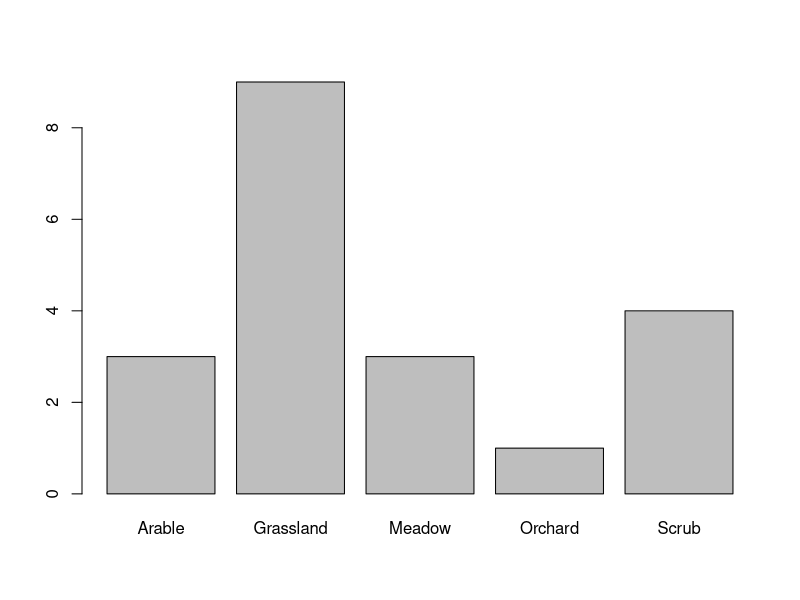
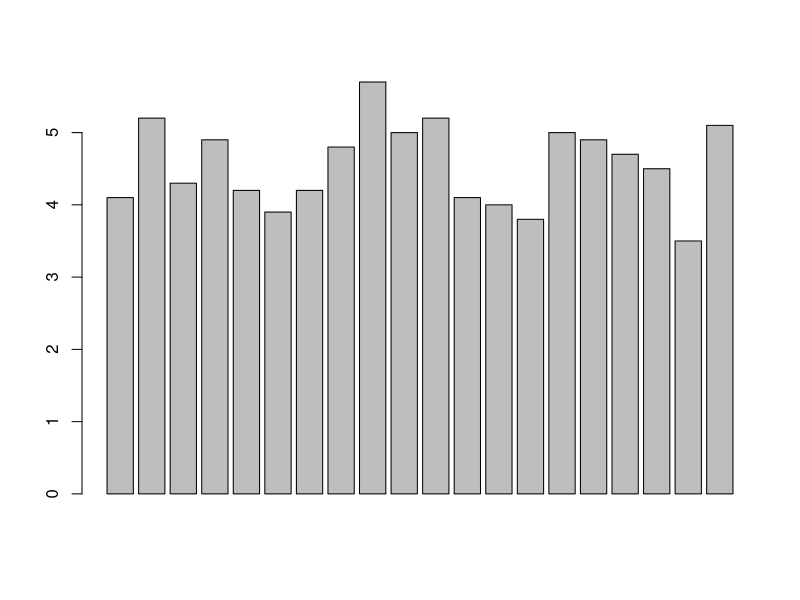
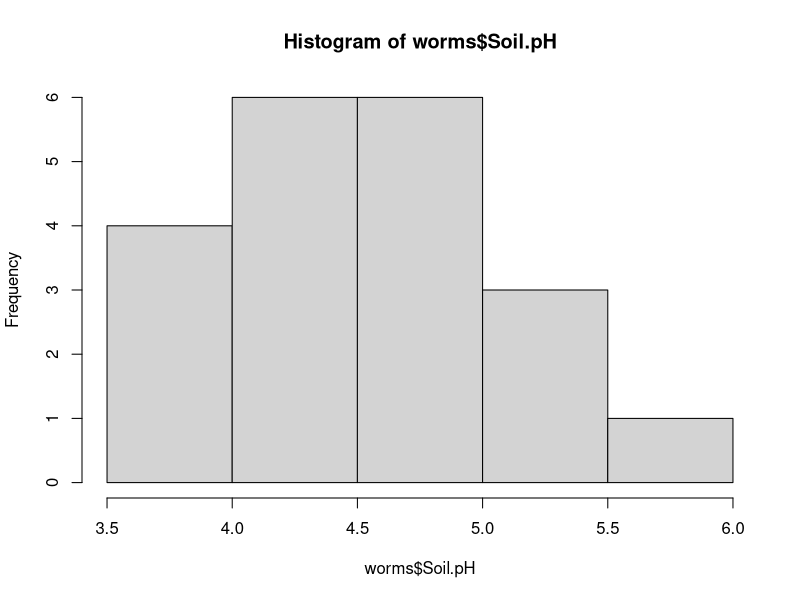
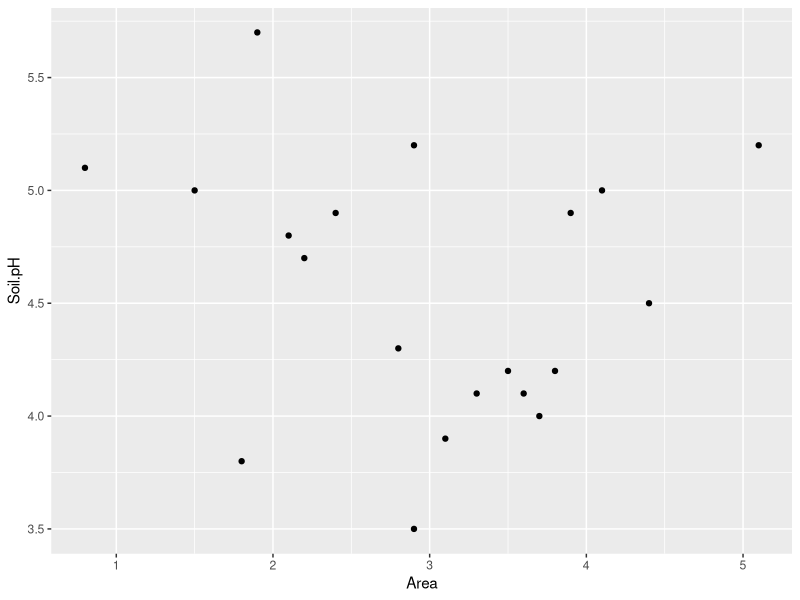
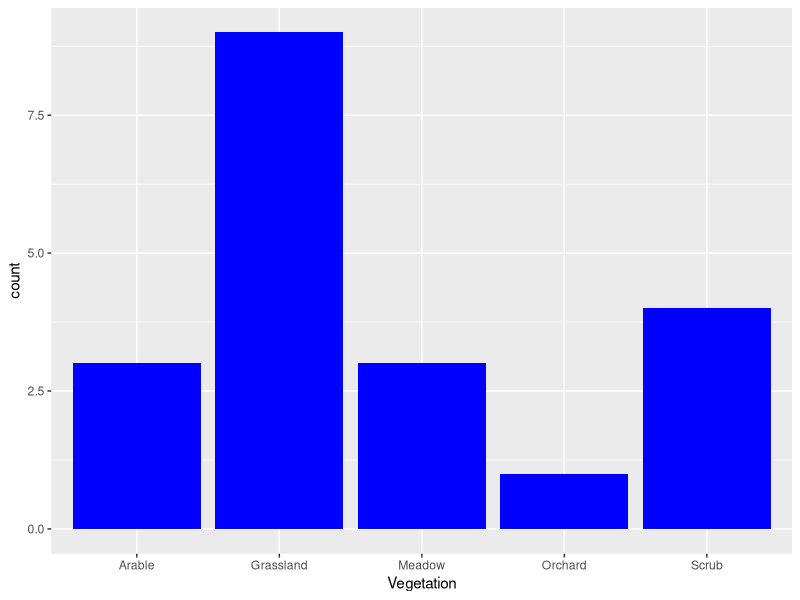
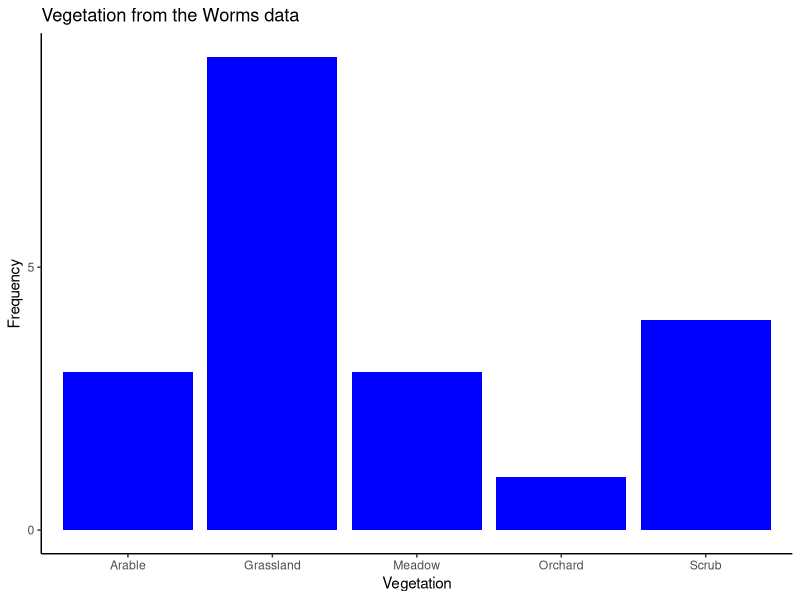
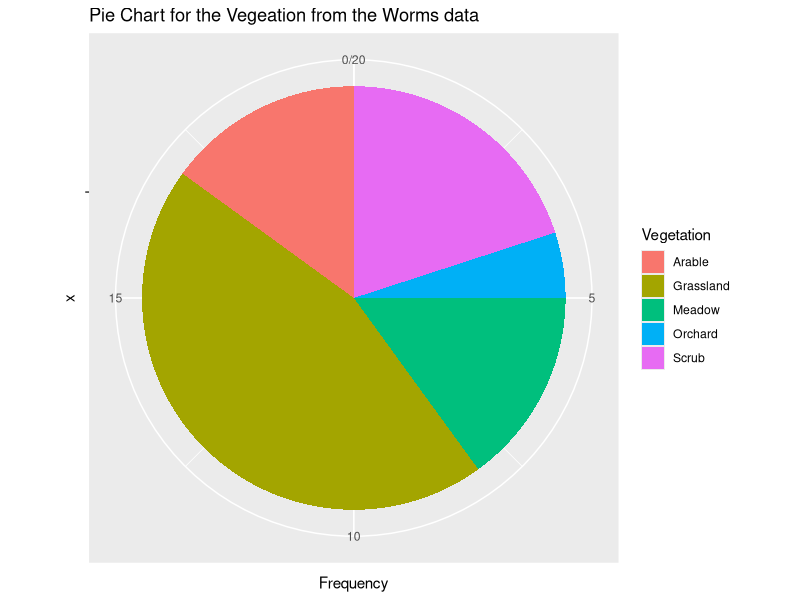
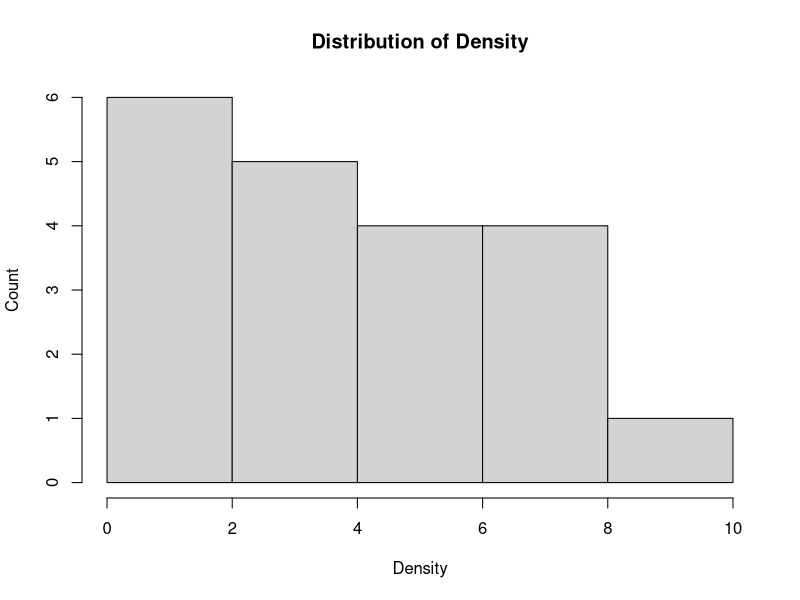

The R source for these figures, in order:
## ---- chunk 1
knitr::opts_chunk$set(echo = TRUE)
## ---- chunk 2
int_a <- 4
int_b <- 2
float_a <- 4.2
float_b <- 6.9
## ---- chunk 3
int_a+int_b
int_a*int_b
int_a/int_b
int_a%%int_b
int_a^int_b
## ---- chunk 4
char_c <- "John"
## ---- chunk 5
logic_d <- "FALSE" # logic_d <- F
logic_e <- "TRUE" # logic_e <- T
## ---- chunk 6
vector_f <- c(2,2,2,1,4,5,3,2,4,4,3)

## ---- chunk 7
int_a * vector_f
## ---- chunk 8
seq_x <- seq(1:20)
seq_y <- seq(21:40)
data_frame<-as.data.frame(cbind(seq_x,seq_y)) # this is coercion (http://people.brunel.ac.uk/~csstssd/itr/ItR_1_Objects.html#Coercion)
data_frame
colnames(data_frame) <- c("X","Y")
data_frame
data_frame$x_plus_y <- data_frame$X +data_frame$Y
data_frame
# Can you spot the difference between line 73 and 74?
data_frame$iseven <- ifelse(data_frame$X%%2==0,"TRUE","FALSE")
data_frame$isodd <- ifelse(data_frame$X%%3==0,TRUE,FALSE)
data_frame
## ---- chunk 9
add_function <- function(a,b){
  a <- a*a
  return(a+b)
}
add_function(90,80)
## ---- chunk 10
library(ggplot2,gridExtra)
#this line below reads the csv straight into a data frame called worms
worms <- read.csv("data/worms.csv")

#this line below prints the head (or top) of the data frame
head(worms,n=10)

## ---- chunk 11
table(worms$Damp, worms$Vegetation)
## ---- chunk 12
table(worms$Vegetation)
barplot(table(worms$Vegetation))
## ---- chunk 13
barplot(worms$Soil.pH)
hist(worms$Soil.pH)
## ---- chunk 14
#head(worms)
ggplot(data=worms)+geom_point(aes(x=Area,y=Soil.pH))
## ---- chunk 15
ggplot(worms)+ geom_bar(aes(x=Vegetation), fill="blue")
## ---- chunk 16
ggplot(worms)+ geom_bar(aes(x=Vegetation), fill="blue") +
  labs(title = "Vegetation from the Worms data") +
  scale_y_continuous(name="Frequency", breaks=c(0,5,10)) +
  theme_classic()
## ---- chunk 17
w1<-table(worms$Vegetation)
w2<-as.data.frame(w1)
#w2
colnames(w2)<-c("Vegetation","Frequency")

ggplot(w2, aes(x="", y=Frequency, fill=Vegetation))+geom_bar(width=1, stat = "identity") +coord_polar("y", start = 0) +labs(title="Pie Chart for the Vegeation from the Worms data")
## ---- chunk 18
data_vector <-c(4,7,2,5,6,2)
## ---- chunk 19
mean(data_vector)
## ---- chunk 20
median(data_vector)
## ---- chunk 21
freq.table<-table(data_vector)
freq.table<-as.data.frame(freq.table) # what has happened here?
sorted.freq.table<-freq.table[order(-freq.table$Freq),]
head(sorted.freq.table, n=1)
## ---- chunk 22

#Uncomment the line below if you do not have the 'modeest' package
#install.packages("modeest")
library(modeest)
mfv(data_vector,method = "mfv")
## ---- chunk 23
grade.point<-c(13,16,12)
credit<-c(15,15,30)
weighted.mean(grade.point, credit)
## ---- chunk 24
range(data_vector)
## ---- chunk 25
IQR(data_vector)
## ---- chunk 26
quantile(data_vector, c(0.25,0.75))
## ---- chunk 27
sd(data_vector)
## ---- chunk 28
var(data_vector)
## ---- chunk 29
summary(data_vector)
## ---- chunk 30
summary(worms$Worm.density)
## ---- chunk 31

head(sort(worms$Worm.density, decreasing = F))
## ---- chunk 32
# use this chunk of code to try

## ---- chunk 33

hist(worms$Worm.density,xlab="Density",ylab="Count",main="Distribution of Density")
## ---- chunk 34
# histogram worms

ggplot(worms, aes(x=Worm.density)) +
  geom_histogram(fill="blue") +
  labs(title="Histogram of Worm Density") +
  scale_x_continuous(name="Worm Density", breaks = c(0,1,2,3,4,5,6,7,8,9)) +
  theme_bw()
## ---- chunk 35
#box plot
ggplot(worms, aes(x=Worm.density, y=Damp)) +
  geom_boxplot(fill="steelblue2") +
  theme_classic() +
  labs(title="Box Plot of Worm Density by Damp") +
  coord_flip()
